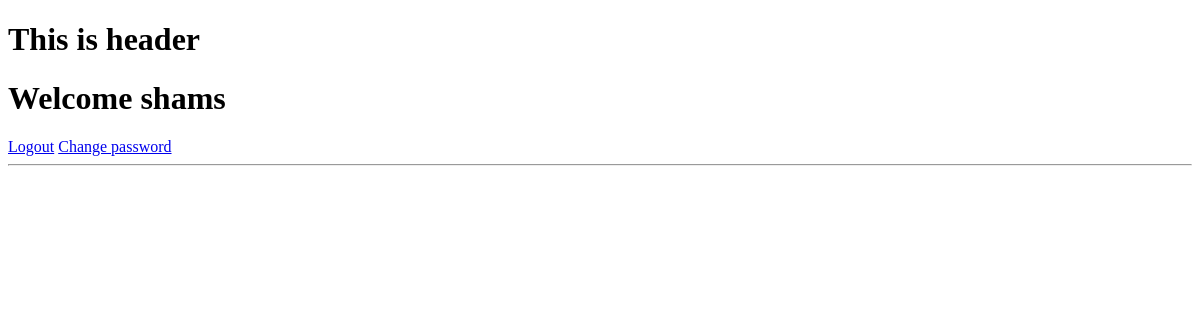
The app's page /crime/driver-crime-list/ (signed in), older data.
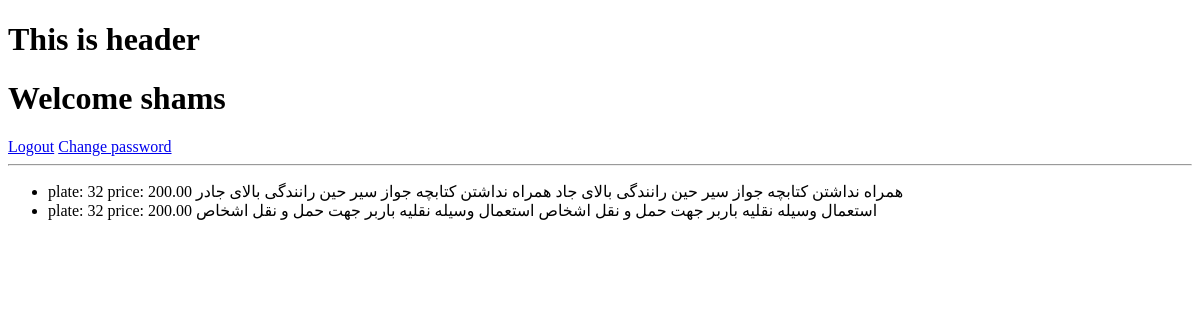
The same page, newer data.
### crimes/models.py (models this page shows, shortened)
class CarCrime(models.Model):
    stuff = models.ForeignKey(StaffProfile, on_delete=models.CASCADE)
    car = models.ForeignKey(Car, on_delete=models.CASCADE)
    crime = models.ForeignKey(Crime, on_delete=models.CASCADE, null=True)
    location = models.CharField(max_length=300, blank=True, null=True)
    description = models.TextField(blank=True, null=True)
    paid = models.BooleanField(default=False)
    price = models.DecimalField(max_digits=10, decimal_places=2)
    expiry_date = models.DateField()
    created = models.DateTimeField(auto_now_add=True)
    updated = models.DateTimeField(auto_now=True)
    def __str__(self) -> str:
        return f'plate: {self.car.plate_number} price: {self.price} {self.crime.title[:50]}'

class Crime(models.Model):
    title = models.CharField(max_length=300)
    description = models.TextField(blank=True, null=True)
    min_price = models.DecimalField(max_digits=10, decimal_places=2)
    max_price = models.DecimalField(max_digits=10, decimal_places=2,blank=True, null=True)
    created = models.DateTimeField(auto_now_add=True)
    updated = models.DateTimeField(auto_now=True)

### cars/models.py (models this page shows, shortened)
class Car(models.Model):
    STEERING_SIDE = (
        ('راسته', 'راسته'),
        ('چپه', 'چپه')
    )
    driver = models.ForeignKey(DriverProfile, on_delete=models.SET_NULL, null=True, blank=True)
    owner = models.ForeignKey('CarOwner', on_delete=models.SET_NULL, null=True, blank=True)
    plate_number = models.CharField(max_length=200, blank=True, null=True)
    steering = models.CharField(max_length=10, choices=STEERING_SIDE, default='راسته')
    model = models.CharField(max_length=300)
    color = models.CharField(max_length=200)
    engine_type = models.CharField(max_length=300)
    engine_num = models.CharField(max_length=200)
    number_of_cylinder = models.IntegerField()
    chassis_num = models.CharField(max_length=200, help_text='شماره شاسی')
    legal_weight = models.CharField(
        max_length=255, null=True, blank=True, help_text='وزن مجموعی مجاز')
    weight_on_axle = models.CharField(
        max_length=255, null=True, blank=True, help_text='وزن بالای اکسل')
    number_of_rider = models.PositiveIntegerField(help_text='تعداد راکبین')

### crimes/views.py (the view)
# urls.py: path('driver-crime-list/', views.driver_crime_list, name='driver-crime-list'),
def driver_crime_list(request):
    crimes = CarCrime.objects.all()
    context = {
        'crimes': crimes
    }
    return render(request, 'crimes/driver_crime_list.html', context)

### crimes/templates/crimes/driver_crime_list.html
{% extends "base.html" %}
{% block content %}
    <ul>
    {% for crime in crimes %}
        {% if not crime.paid %}
        <li>{{ crime }} {{ crime.crime.title }}</li>
        {% endif %}
    {% endfor %}
    </ul>
{% endblock content %}

Row changes from the older to the newer data that the page shows:
added CarCrime: car+price+crime "plate: 32 price: 200.00 همراه نداشتن کتابچه جواز سیر حین رانندگی بالای جاد", crime "همراه نداشتن کتابچه جواز سیر حین رانندگی بالای جادر"
added CarCrime: car+price+crime "plate: 32 price: 200.00 استعمال وسیله نقلیه باربر جهت حمل و نقل اشخاص", crime "استعمال وسیله نقلیه باربر جهت حمل و نقل اشخاص"
